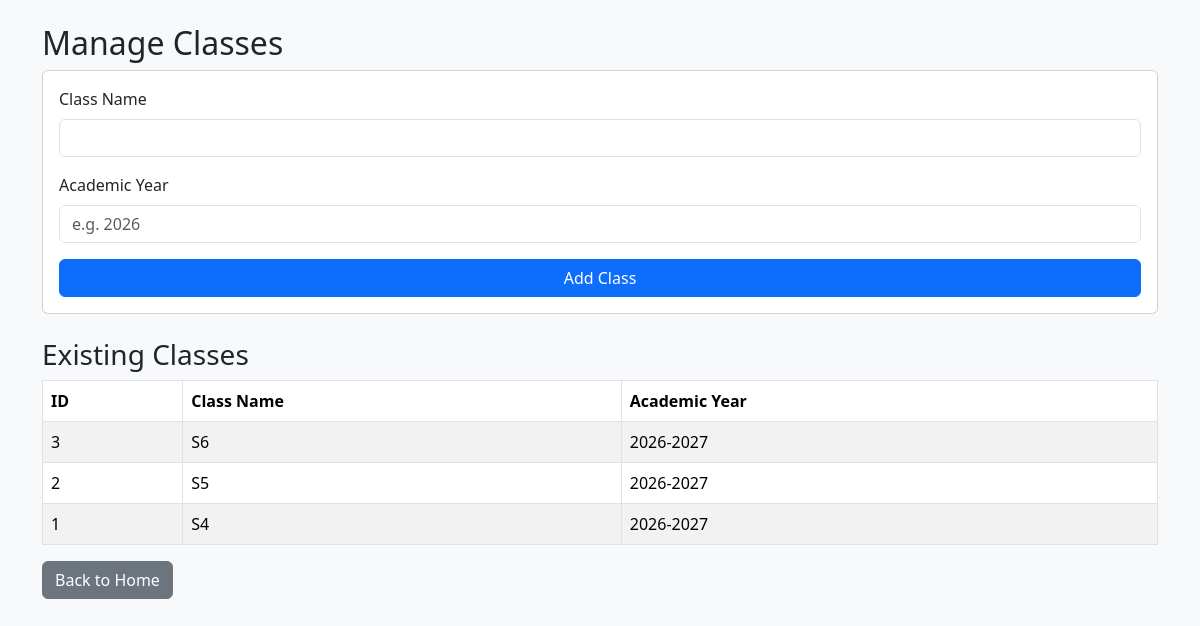
/classes.php, run on the app's committed database.
### tables this page shows
CREATE TABLE `classes` (
  `class_id` int(11) NOT NULL,
  `class_name` varchar(50) NOT NULL,
  `academic_year` varchar(20) NOT NULL
);

### classes.php (the view, shortened to what this page needs)
<?php
require_once 'db.php';
$classes = $conn->query(
    "SELECT class_id, class_name, academic_year
     FROM classes ORDER BY class_id DESC"
);
?>
<!DOCTYPE html>
<html lang="en">
<head>
    <link href="https://cdn.jsdelivr.net/npm/bootstrap@5.3.3/dist/css/bootstrap.min.css"
          rel="stylesheet">
</head>
<body class="bg-light">
<div class="container py-4">
    <h2>Manage Classes</h2>
    <form method="POST" class="card card-body mb-4">
        <label class="form-label">Class Name</label>
        <input type="text" name="class_name"
               class="form-control mb-3" required>
        <label class="form-label">Academic Year</label>
        <input type="text" name="academic_year"
               class="form-control mb-3"
               placeholder="e.g. 2026" required>
        <button type="submit" class="btn btn-primary">
            Add Class
        </button>
    </form>
    <h3>Existing Classes</h3>
    <div class="table-responsive">
        <table class="table table-bordered table-striped bg-white">
            <thead>
                <tr>
                    <th>ID</th>
                    <th>Class Name</th>
                    <th>Academic Year</th>
                </tr>
            </thead>
            <tbody>
                <?php while ($c = $classes->fetch_assoc()): ?>
                    <tr>
                        <td><?= (int)$c['class_id'] ?></td>
                        <td><?= htmlspecialchars($c['class_name']) ?></td>
                        <td><?= htmlspecialchars($c['academic_year']) ?></td>
                    </tr>
                <?php endwhile; ?>
            </tbody>
        </table>
    </div>
    <a href="index.php" class="btn btn-secondary">Back to Home</a>
</div>
</body>
</html>

### data on the page
classes: class_id "3", class_name "S6", academic_year "2026-2027"
classes: class_id "2", class_name "S5", academic_year "2026-2027"
classes: class_id "1", class_name "S4", academic_year "2026-2027"
